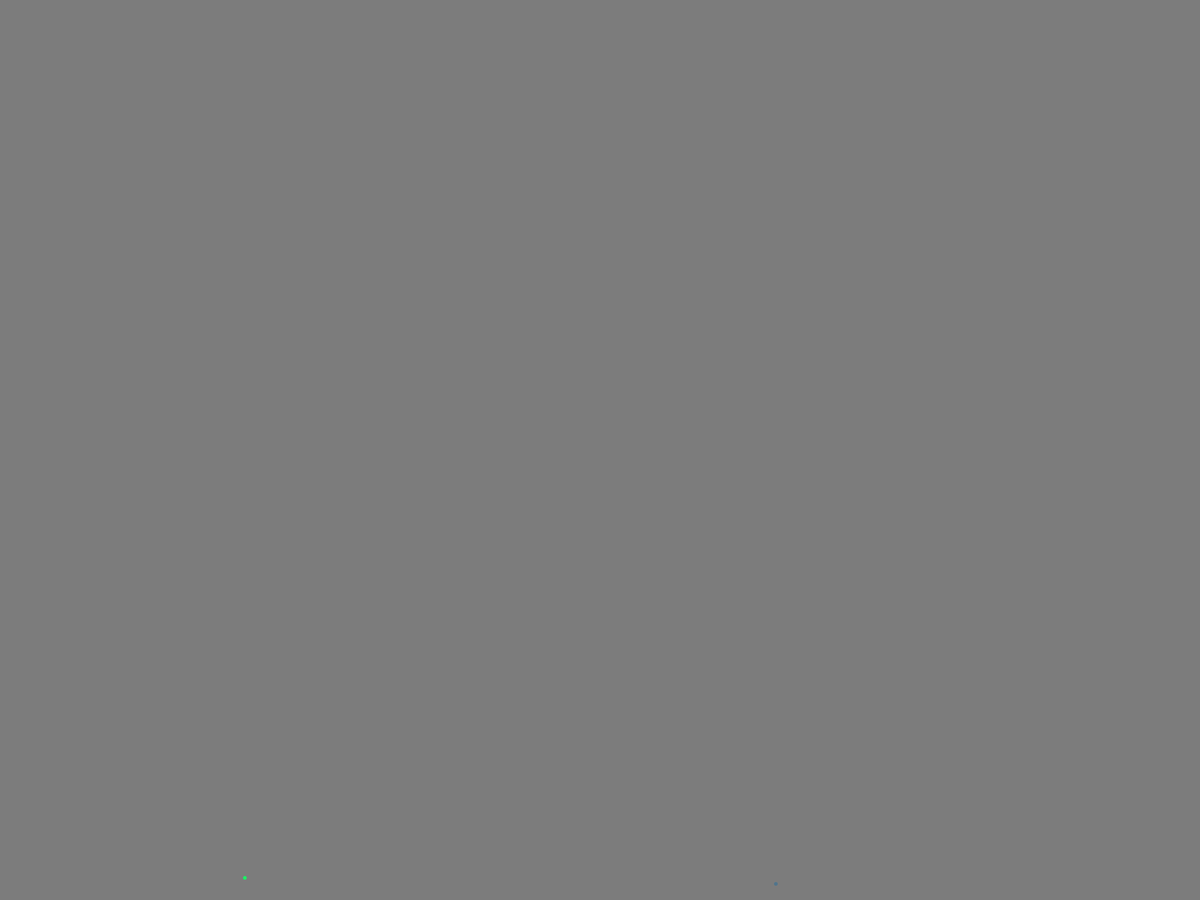
Frame 1 (no input)
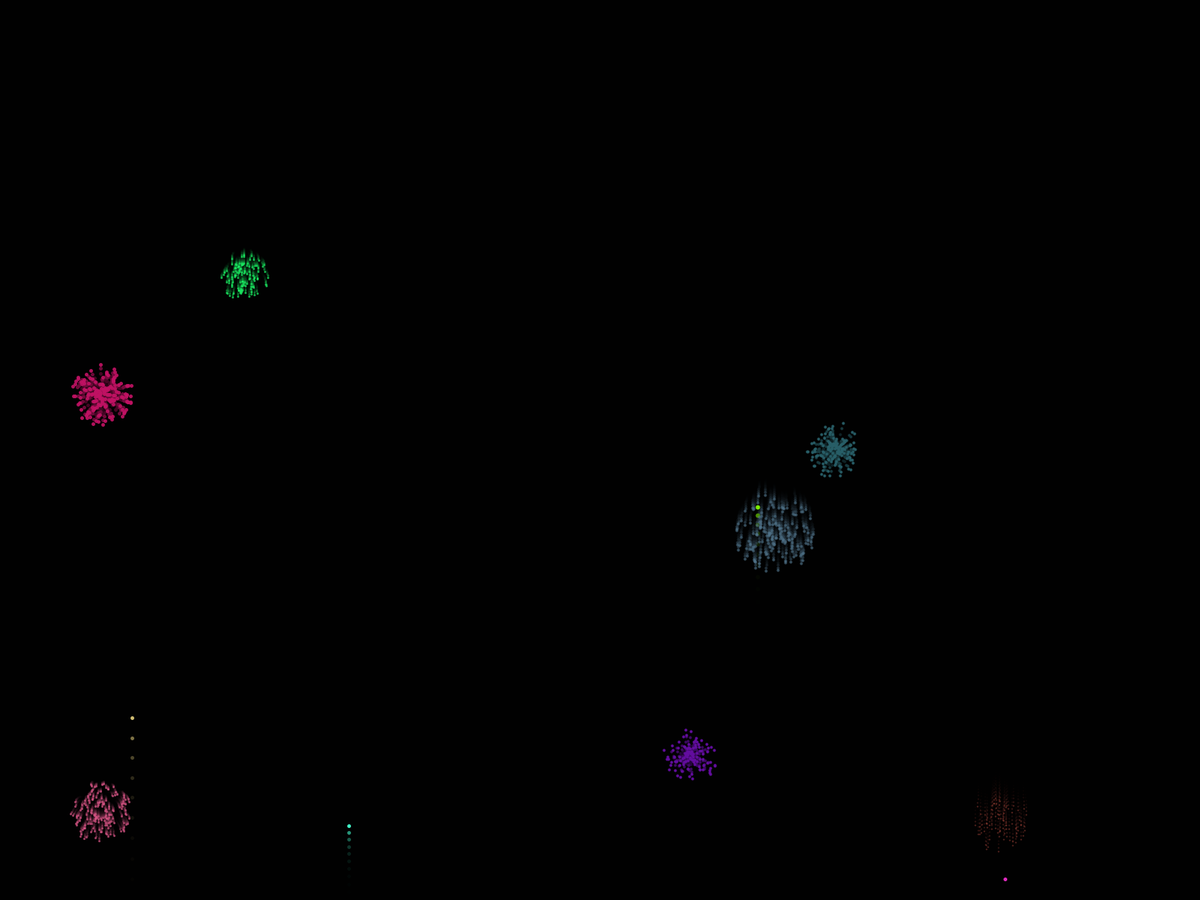
Frame 60 (the mouse pressed at the canvas centre just before this capture)
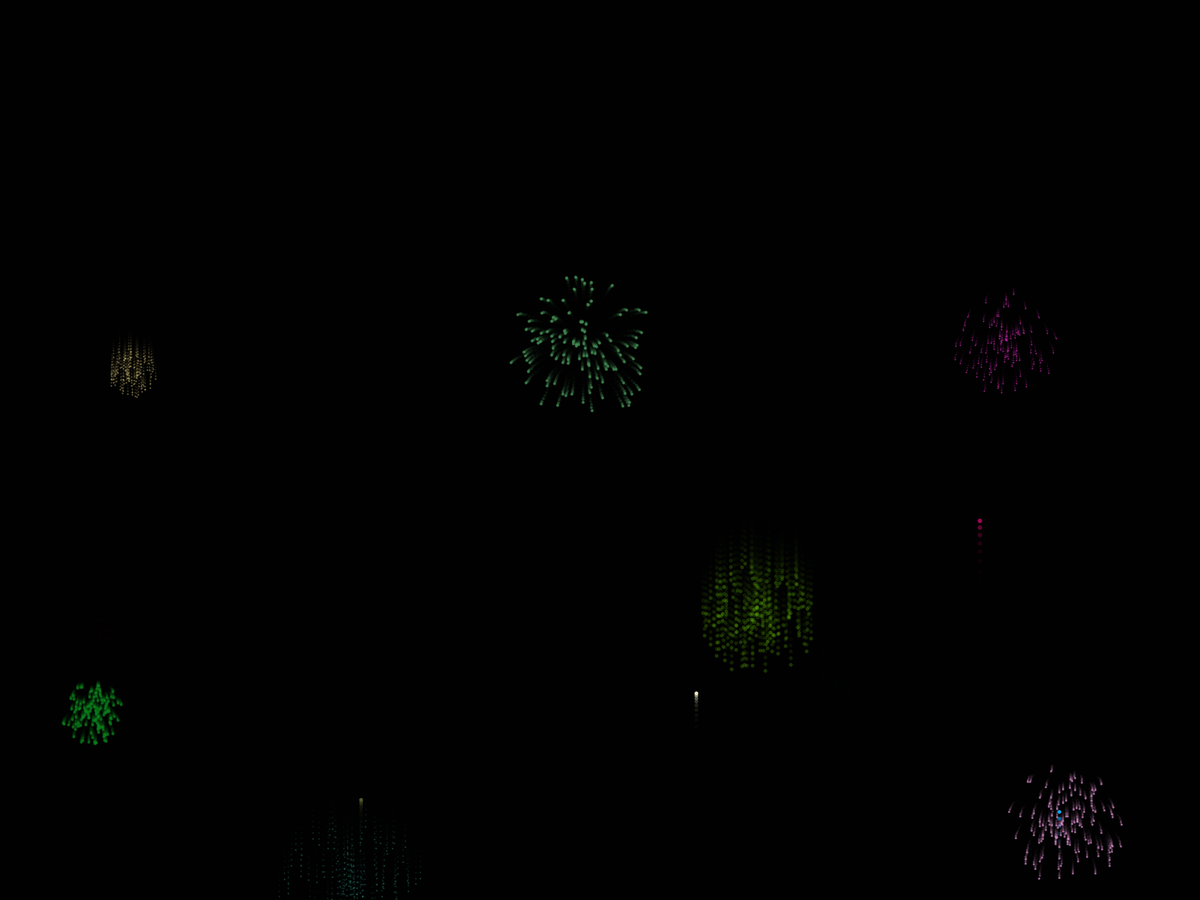
Frame 120 (the mouse held since frame 60 and released just before this capture)

The Processing sketch that drew these frames (run headless with seeded random() and noise(); from frame 60 on, the mouse is pressed at the canvas centre):

// Processing sketch: fireworks
// ── fireworks.pde
ArrayList<Firework> fireworks;
PVector GRAVITY;

void setup(){
  fullScreen();
  fireworks = new ArrayList<Firework>();
  newFirework();
  GRAVITY = new PVector(0, 0.03);
  frameRate(60);
}

void draw(){
  push();
  noStroke();
  fill(0, 100);
  rect(0, 0, width, height);
  pop();
  if(random(0.75)<0.1){
    newFirework();
  }
  for(int i=0;i<fireworks.size();i++){
    Firework f = fireworks.get(i);
    f.update();
    f.show();
    if(f.particles.size()==0&&f.exploded){
      fireworks.remove(i);
      i--;
    }
  }
}

void newFirework(){
  float x = random(width);
  float y = height;
  int radius = round(random(6, 20));
  int intensity = round(random(80, 180));
  int seedSize = round(random(4, 7));
  int fireworkSize = round(seedSize*random(0.4, 0.8));
  color col = color(random(255), random(255), random(255));
  Firework firework = new Firework(x, y, radius, intensity, seedSize, fireworkSize, col);
  fireworks.add(firework);
}

// ── firework.pde
class Firework{
  Particle seed;
  int radius;
  int intensity;
  int seedSize;
  int fireworkSize;
  color col;
  ArrayList<Particle> particles = new ArrayList<Particle>();
  boolean exploded = false;
  
  public Firework(float x, float y, int r, int it, int ss, int fs, color c){
    seed = new Particle(x, y, c, this, true);
    radius = r;
    intensity = it;
    seedSize = ss;
    fireworkSize = fs;
    col = c;
  }
  
  void update(){
    if(!exploded){
      seed.applyForce(GRAVITY);
      seed.update();
      if(seed.vel.y>=0){
        exploded = true;
        explode();
      }
    }
    for(int i=0;i<particles.size();i++){
      Particle p = particles.get(i);
      p.applyForce(GRAVITY);
      p.update();
      if(p.lifespan<0){
        particles.remove(i);
        i--;
      }
    }
  }
  
  void explode(){
    for(int i=0;i<intensity;i++){
      Particle p = new Particle(seed.pos.x, seed.pos.y, col, this, false);
      particles.add(p);
    }
  }
  
  void show(){
    if(!exploded)seed.show();
    for(Particle p:particles)p.show();
  }
}

// ── particle.pde
class Particle{
  PVector pos, vel, acc;
  color col;
  Firework parent;
  boolean seed = false;
  int lifespan = 255;
  
  public Particle(float x, float y, color c, Firework p, boolean s){
    pos = new PVector(x, y);
    col = c;
    parent = p;
    seed = s;
    if(seed)vel=new PVector(0, random(-30, -5));
    else{
      vel=PVector.random2D();
      vel.mult(random(1, parent.radius));
    }
    acc = new PVector(0, 0);
  }
  
  void applyForce(PVector force){
    acc.add(force);
  }
  
  void update(){
    if(!seed){
      vel.mult(0.85);
      lifespan -= 4;
    }
    vel.add(acc);
    pos.add(vel);
  }
  
  void show(){
    push();
    if(seed){
      strokeWeight(parent.seedSize);
      stroke(col);
    }
    else{
      strokeWeight(parent.fireworkSize);
      stroke(col, lifespan);
    }
    point(pos.x, pos.y);
    pop();
  }
}
